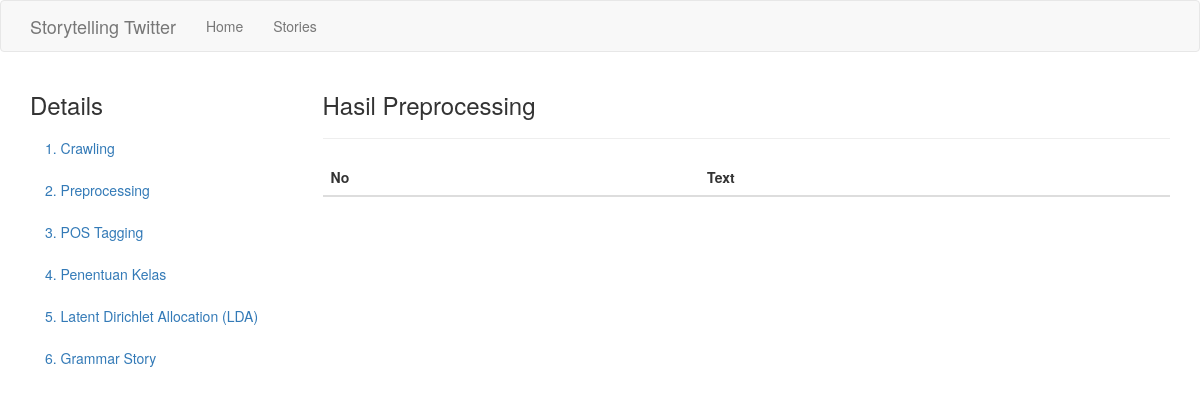
/stories/1/details/preprocessing, run on an earlier commit of the app's database.
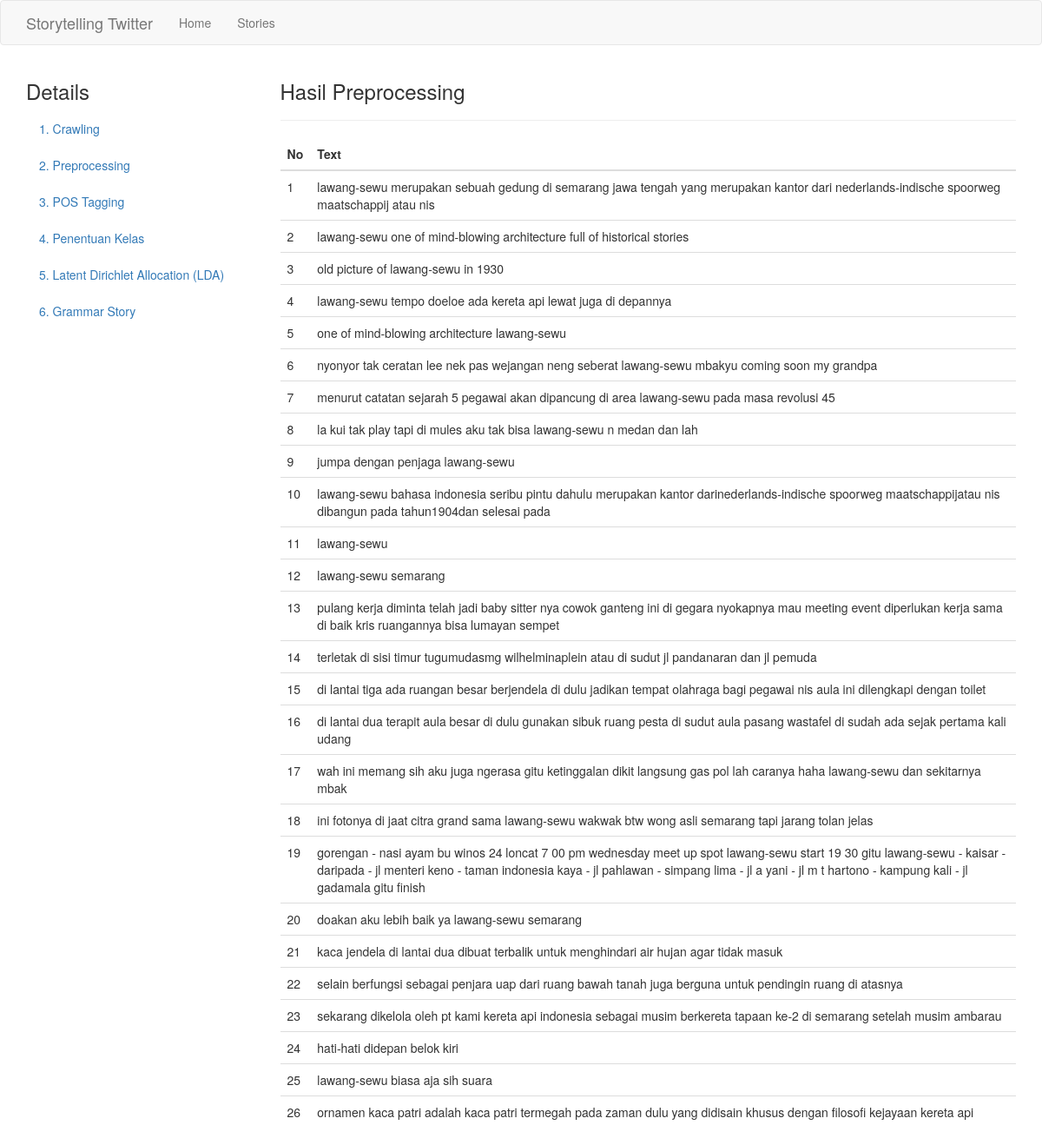
And on a later commit of the database.
### app/models.py (models this page shows, shortened)
class Preprocess(db.Model):
    __tablename__ = 'preprocess'
    id = db.Column(db.Integer, primary_key=True)
    text = db.Column(db.String(200))
    tweet_id = db.Column(db.Integer, db.ForeignKey('tweet.id'), nullable=False)
    crawler_id = db.Column(db.Integer, db.ForeignKey('crawler.id'), nullable=False)

### app/main/routes.py (the view)
@bp.route('/stories/<int:id>/details/preprocessing', methods=['GET', 'POST'])
def get_preprocessing(id):
    preprocess = Preprocess.query.filter_by(crawler_id=id)
    return render_template("details_preprocessing.html", crawler_id=id, preprocess=preprocess)

### app/templates/details_preprocessing.html (shortened to what this page needs)
{% extends 'bootstrap/base.html' %}
{% block head %}
{{super()}}
<link rel="stylesheet" href="https://maxcdn.bootstrapcdn.com/bootstrap/3.3.7/css/bootstrap.min.css">
<link rel="stylesheet" href="https://cdn.datatables.net/1.10.19/css/dataTables.bootstrap.min.css">
{% endblock %}
{% block navbar %}
<nav class="navbar navbar-default">
  <div class="container">
    <div class="navbar-header">
      <a class="navbar-brand" href="{{ url_for('main.index') }}">{{ _('Storytelling Twitter') }}</a>
    </div>
    <div class="collapse navbar-collapse" id="bs-example-navbar-collapse-1">
      <ul class="nav navbar-nav">
        <li><a href="{{ url_for('main.index') }}">{{ _('Home') }}</a></li>
        <li><a href="{{ url_for('main.stories') }}">{{ _('Stories') }}</a></li>
      </ul>
    </div>
  </div>
</nav>
{% endblock %}
{% block content %}
<div class="container">
  <div class="row">
    <nav class="col-sm-3" id="myScrollspy">
      <ol class="nav nav-stacked" id="sidebar" data-spy="affix" data-offset-top="0">
        <h3>Details</h3>
        <li><a href="{{url_for('main.get_crawling', id=crawler_id)}}">1. Crawling</a></li>
        <li><a href="{{url_for('main.get_preprocessing', id=crawler_id)}}">2. Preprocessing</span></a></li>
        <li><a href="{{url_for('main.get_postag', id=crawler_id)}}">3. POS Tagging</a></li>
        <li><a href="{{url_for('main.get_kelas', id=crawler_id)}}">4. Penentuan Kelas</a></li>
        <li><a href="{{url_for('main.get_lda', id=crawler_id)}}">5. Latent Dirichlet Allocation (LDA)</a></li>
        <li><a href="{{url_for('main.get_grammar_story', id=crawler_id)}}">6. Grammar Story</a></li>
      </ol>
    </nav>
    <div class="col-md-9">
      <h3>Hasil Preprocessing</h3>
      <hr>
      <table class="table table-stripped" id="tblPreprocessing">
        <thead>
          <th>No</th>
          <th>Text</th>
        </thead>
        <tbody>
          {% set ns = namespace(i=1) %}
          {% for item in preprocess %}
          <tr>
            <td>{{ ns.i }}</td>
            <td>{{ item.text }}</td>
          </tr>
          {% set ns.i = ns.i+1 %}
          {% endfor %}
        </tbody>
      </table>
    </div>
  </div>
</div>
{% endblock %}

What changed in the data, as far as the page shows it:
added Preprocess: i "1", text "lawang-sewu merupakan sebuah gedung di semarang jawa tengah yang merupakan kantor dari nederlands-indische spoorweg maatschappij atau nis"
added Preprocess: i "2", text "lawang-sewu one of mind-blowing architecture full of historical stories"
added Preprocess: i "3", text "old picture of lawang-sewu in 1930"
added Preprocess: i "4", text "lawang-sewu tempo doeloe ada kereta api lewat juga di depannya"
added Preprocess: i "5", text "one of mind-blowing architecture lawang-sewu"
added Preprocess: i "6", text "nyonyor tak ceratan lee nek pas wejangan neng seberat lawang-sewu mbakyu coming soon my grandpa"
added Preprocess: i "7", text "menurut catatan sejarah 5 pegawai akan dipancung di area lawang-sewu pada masa revolusi 45"
added Preprocess: i "8", text "la kui tak play tapi di mules aku tak bisa lawang-sewu n medan dan lah"
added Preprocess: i "9", text "jumpa dengan penjaga lawang-sewu"
added Preprocess: i "10", text "lawang-sewu bahasa indonesia seribu pintu dahulu merupakan kantor darinederlands-indische spoorweg maatschappijatau nis dibangun pada tahun1904dan selesai pada"
added Preprocess: i "11", text "lawang-sewu"
added Preprocess: i "12", text "lawang-sewu semarang"
added Preprocess: i "13", text "pulang kerja diminta telah jadi baby sitter nya cowok ganteng ini di gegara nyokapnya mau meeting event diperlukan kerja sama di baik kris ruangannya bisa lumayan sempet"
added Preprocess: i "14", text "terletak di sisi timur tugumudasmg wilhelminaplein atau di sudut jl pandanaran dan jl pemuda"
added Preprocess: i "15", text "di lantai tiga ada ruangan besar berjendela di dulu jadikan tempat olahraga bagi pegawai nis aula ini dilengkapi dengan toilet"
added Preprocess: i "16", text "di lantai dua terapit aula besar di dulu gunakan sibuk ruang pesta di sudut aula pasang wastafel di sudah ada sejak pertama kali udang"
added Preprocess: i "17", text "wah ini memang sih aku juga ngerasa gitu ketinggalan dikit langsung gas pol lah caranya haha lawang-sewu dan sekitarnya mbak"
added Preprocess: i "18", text "ini fotonya di jaat citra grand sama lawang-sewu wakwak btw wong asli semarang tapi jarang tolan jelas"
added Preprocess: i "19", text "gorengan - nasi ayam bu winos 24 loncat 7 00 pm wednesday meet up spot lawang-sewu start 19 30 gitu lawang-sewu - kaisar - daripada - jl menteri keno - taman indonesia kaya - jl pahlawan - simpang lima - jl a yani - jl m t hartono - kampung kali - jl gadamala gitu finish"
added Preprocess: i "20", text "doakan aku lebih baik ya lawang-sewu semarang"
added Preprocess: i "21", text "kaca jendela di lantai dua dibuat terbalik untuk menghindari air hujan agar tidak masuk"
added Preprocess: i "22", text "selain berfungsi sebagai penjara uap dari ruang bawah tanah juga berguna untuk pendingin ruang di atasnya"
added Preprocess: i "23", text "sekarang dikelola oleh pt kami kereta api indonesia sebagai musim berkereta tapaan ke-2 di semarang setelah musim ambarau"
added Preprocess: i "24", text "hati-hati didepan belok kiri"
added Preprocess: i "25", text "lawang-sewu biasa aja sih suara"
added Preprocess: i "26", text "ornamen kaca patri adalah kaca patri termegah pada zaman dulu yang didisain khusus dengan filosofi kejayaan kereta api"
